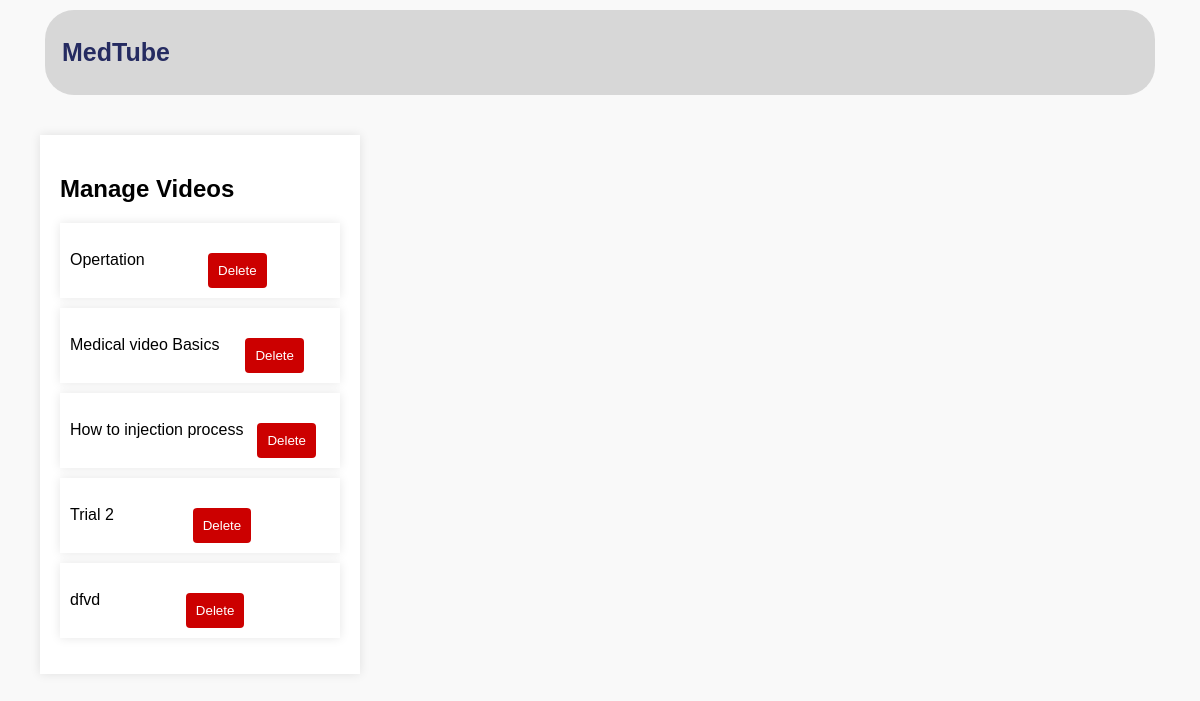
The app's page /admin-manage with its own data.
### hospital/models.py (models this page shows, shortened)
class Video(models.Model):
    title = models.CharField(max_length=100)
    description = models.TextField()
    file = models.FileField(upload_to='videos/')
    uploaded_at = models.DateTimeField(auto_now_add=True)

### hospital/views.py (the view)
# urls.py: path('admin-manage', views.manage_videos, name='admin-manage'),
def manage_videos(request):
    videos = models.Video.objects.all()
    return render(request, 'hospital/manage.html', {'videos': videos})

### templates/hospital/manage.html (shortened to what this page needs)
{% load static %}
<!DOCTYPE html>
<html lang="en">
<head>
</head>
<body>
    <header>
        <div class="logo"><a href="{% url 'admin-dashboard' %}">MedTube</a></div>
    </header>
    <main>
        <aside>
            <div class="manage-section">
                <h2>Manage Videos</h2>
                <ul id="videoList">
                    {% for video in videos %}
                        <li>
                            {{ video.title }}
                            <form action="{% url 'admin-delete' video.id %}" method="post" style="display: inline;">
                                <button type="submit">Delete</button>
                            </form>
                        </li>
                    {% endfor %}
                </ul>
            </div>
        </aside>
    </main>
</body>
</html>

### templates/hospital/manage.html (style rules this page uses)
body { font-family: Arial, sans-serif; background-color: #f9f9f9; margin: 0; padding: 0; }
header { display: flex; height:65px; border-radius: 29px; margin-top: 10px; margin-left:45px; margin-right:45px; justify-content: space-between; align-items: center; background-color: rgba(225, 225, 225, 0.81); padding: 10px 20px; color: #252B61; }
header .logo a, .upload-link a, .manage-link a { color: white; text-decoration: none; font-size: 24px; margin-left: 7px; }
main { display: flex; margin: 20px; }
aside { width: 25%; padding: 20px; background-color: white; box-shadow: 0 0 10px rgba(0,0,0,0.1); margin-right: 20px; }
.upload-section h2, .manage-section h2 { margin-bottom: 20px; }
.upload-section button, .manage-section button { padding: 10px; background-color: #cc0000; color: white; border: none; cursor: pointer; }
.manage-section ul { list-style-type: none; padding: 0; }
.manage-section li { margin-bottom: 10px; padding: 10px; background-color: white; box-shadow: 0 0 10px rgba(0,0,0,0.1); display: flex; justify-content: space-between; align-items: center; }
body { font-family: Arial, sans-serif; margin: 0; padding: 0; }
header { background-color:rgba(207, 207, 207, 0.81); color: #fff; padding: 10px; text-align: center; }
header .logo a { color: #252B61; text-decoration: none; font-size: 25px; font-weight: 600; }
main { padding: 20px; }
form { display: flex; flex-direction: column; max-width: 600px; margin: 0 auto; }
form button { margin-top: 20px; padding: 10px; border: none; background-color: #007bff; color: white; border-radius: 4px; cursor: pointer; }

### records on screen
Video: title "Opertation"
Video: title "Medical video Basics"
Video: title "How to injection process"
Video: title "Trial 2"
Video: title "dfvd"
